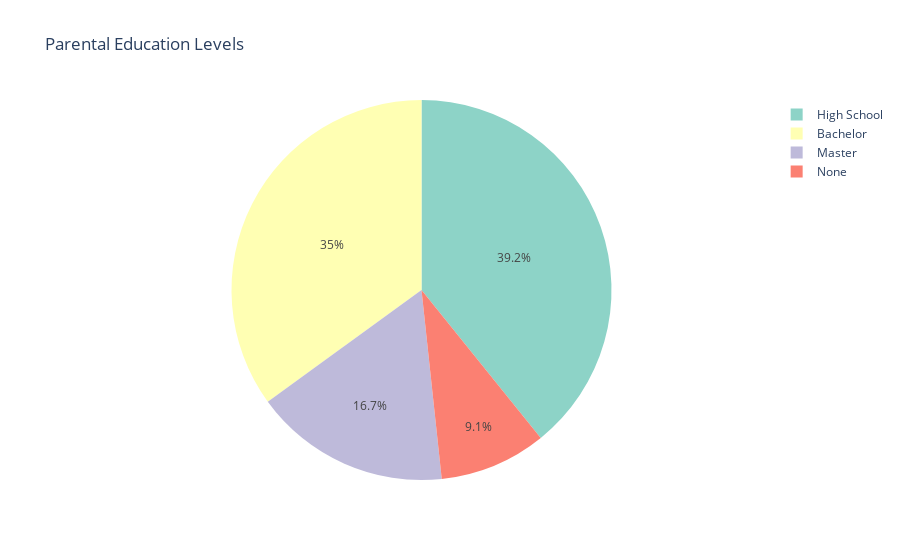

Notebook code for this chart:
### Markdown cell above
Finally, the exploration of parental education level through a pie chart demonstrates that the dataset includes students from diverse educational backgrounds. While performance is influenced by many factors, parental education appears to contribute some advantage, likely through motivation, expectations, or available learning support.

### Code cell
#pie chart of education lever.
fig = px.pie(
    students,
    names="parental_education_level",
    title="Parental Education Levels",
    color_discrete_sequence=px.colors.qualitative.Set3
)
fig.show()

### Figure 1 — Plotly figure (JSON) as saved in the notebook; plotly's stock layout.template omitted (floating-point values rounded to 4 significant figures; data arrays with more than 128 entries replaced by an {"elided": "..."} marker saying what was removed)
{"data": [{"domain": {"x": [0, 1], "y": [0, 1]}, "hovertemplate": "parental_education_level=%{label}<extra></extra>", "labels": {"elided": "1000 str values"}, "legendgroup": "", "name": "", "showlegend": true, "type": "pie"}], "layout": {"legend": {"tracegroupgap": 0}, "piecolorway": ["rgb(141,211,199)", "rgb(255,255,179)", "rgb(190,186,218)", "rgb(251,128,114)", "rgb(128,177,211)", "rgb(253,180,98)", "rgb(179,222,105)", "rgb(252,205,229)", "rgb(217,217,217)", "rgb(188,128,189)", "rgb(204,235,197)", "rgb(255,237,111)"], "title": {"text": "Parental Education Levels"}}}
